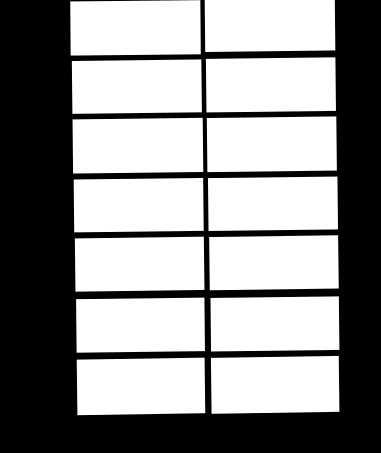
#> input picture Data/RoadLane.png, 381 x 453 px, given in place of parking_1920_1080_loop.mp4, which was not available
$ python main.py   (older library calls are emulated)
#> lines starting #> are read from the running program, lines starting #| are printed output that depends on the picture; after the words box and inside, x2 and y2 are one past the last pixel; in counts of white or black regions, pixels touching at a corner belong together; pictures that were not available may be replaced by others from this repository, and a replacement may not be noted
### utils.py
import cv2
import numpy as np
import pickle

from skimage.io import imread
from skimage.transform import resize

EMPTY = True
NOT_EMPTY = False

#load classifer model
clf = pickle.load(open('ParkingLotDetection/TrainClassifier/model.pkl', "rb"))
#> (reads TrainClassifierData/model.pkl from the repository)
#> further down, frame is the input picture: shape (453, 381, 3); min 0, max 255, mean 143.3

def slot_availability(slot_bgr):

    flat_data = []

    img_resized = resize(slot_bgr, (15,15,3 ))
    flat_data.append(img_resized.flatten())
    flat_data = np.array(flat_data)

    y_pred = clf.predict(flat_data)

    if y_pred == 0:
        return EMPTY
    else:
        return NOT_EMPTY

def get_parking_slot_bboxes(connected_components):

    (totalLabels, label_ids, values, centroid) = connected_components
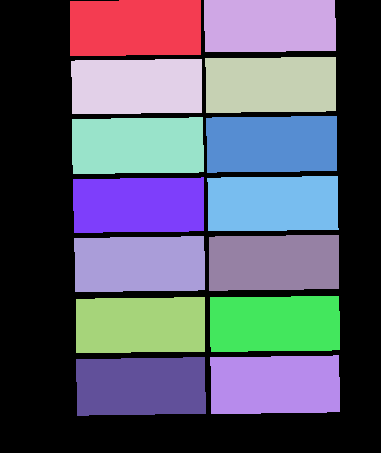
#> label_ids: shape (453, 381) int32; 15 distinct labels, from 0 to 14; one colour per label, 0 black
#> totalLabels = 15; values = 15 rows, first 6: [0, 0, 381, 453, 73221], [70, 0, 131, 56, 7212], [204, 0, 132, 52, 6775], [205, 57, 131, 56, 7109], [71, 59, 131, 55, 7019], [72, 117, 132, 57, 7237]; centroid = 15 rows, first 8: [169.7, 253.8], [135, 27.4], [269.2, 25.31], [270.4, 84.36], [136.4, 86.06], [137.4, 145.3], [271.3, 143.7], [138.2, 204.7]

    slots = []
    coef = 1

    for i in range(1, totalLabels):

        #extract the coordinates
        x1 = int(values[i, cv2.CC_STAT_LEFT]* coef)
        y1 = int(values[i, cv2.CC_STAT_TOP]* coef)
        w = int(values[i, cv2.CC_STAT_WIDTH]* coef)
        h = int(values[i, cv2.CC_STAT_HEIGHT]* coef)

        slots.append([x1, y1, w, h])
#> this loop made 14 passes
#> (x1, y1, w, h) on passes 1 to 12: (70, 0, 131, 56), (204, 0, 132, 52), (205, 57, 131, 56), (71, 59, 131, 55), (72, 117, 132, 57), (206, 116, 131, 57), (73, 177, 131, 56), (207, 176, 132, 55), (209, 235, 130, 56), (74, 236, 131, 56), (76, 297, 129, 56), (210, 296, 130, 56)
#> after the loop, slots = 14 items, first 6: [70, 0, 131, 56], [204, 0, 132, 52], [205, 57, 131, 56], [71, 59, 131, 55], [72, 117, 132, 57], [206, 116, 131, 57]


    return slots

def calc_diff(im1, im2):
    return np.abs(np.mean(im1) - np.mean(im2))

### main.py
import pickle
import os
import cv2
import matplotlib.pyplot as plt
import numpy as np

from skimage.io import imread
from skimage.transform import resize

from utils import get_parking_slot_bboxes, slot_availability, calc_diff

#paths
video_path = 'ParkingLotDetection/Data/parking_1920_1080_loop.mp4'
mask_path = 'ParkingLotDetection/Data/mask_1920_1080.png'
output_dir = 'ParkingLotDetection/Output'

#read frame
cap = cv2.VideoCapture(video_path)
ret, frame = cap.read()

#save output video
if not os.path.exists(output_dir):
    os.makedirs(output_dir)


output_video = cv2.VideoWriter(os.path.join(output_dir, 'output.avi'),
                                    cv2.VideoWriter_fourcc(*'XVID'),
                                    30,
                                    (frame.shape[1], frame.shape[0]))

mask = imread(mask_path)

#convert into a grayscale image
if len(mask.shape) == 3:
    mask = cv2.cvtColor(mask, cv2.COLOR_BGR2GRAY)

connected_components = cv2.connectedComponentsWithStats(mask, 4, cv2.CV_32S)

slots = get_parking_slot_bboxes(connected_components)

slot_status_all = [None for j in slots]
#> slot_status_all = 14 items
diffs = [None for j in slots]
#> diffs = 14 items

previous_frame = None

step = 30 #how often should we classify the parking lots
frame_num = 0

while True:

    ret, frame = cap.read()

    if frame_num % step ==  0 and previous_frame is not None:
        for slot_idx, slot in enumerate(slots):
            x1, y1, w, h = slot

            #crop the slots in the video
            slot_crop = frame[y1:y1+h, x1:x1+w, :]

            diffs[slot_idx] = calc_diff(slot_crop,previous_frame[y1:y1+h, x1:x1+w, :])

        # [8 lines of commented-out code are left out]
    if frame_num % step ==  0:

        if previous_frame is None:
            arr_ = range(len(slots))
        else:
            #from histogram, we detect outliers and set threshold as 0.4 to remove outliers
            arr_ = [j for j in np.argsort(diffs) if diffs[j] / np.amax(diffs)> 0.4]

        for slot_idx in arr_:

            slot = slots[slot_idx]
            x1, y1, w, h = slot

            #crop the slots in the video
            slot_crop = frame[y1:y1+h, x1:x1+w, :]
            slot_status = slot_availability(slot_crop)

            slot_status_all[slot_idx] = slot_status
#> this loop made 14 passes
#> pass 1, `slot_crop = frame[y1:y1+h, x1:x1+w, :]`:
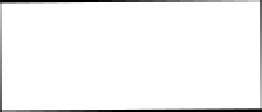
#> slot_crop: shape (56, 131, 3) (shown 2 times larger); min 0, max 255, mean 244.8
#> after the loop:
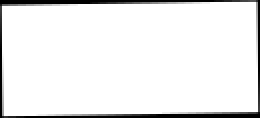
#> slot_crop: shape (59, 130, 3) (shown 2 times larger); min 0, max 255, mean 236.3
#> after the loop, slot_status_all = [False, False, False, False, False, False, False, False, False, False, False, False, False, False]

    if frame_num % step ==  0:
        previous_frame = frame.copy()

    #draw bounding boxes for parking lots
    for slot_idx, slot in enumerate(slots):

        slot_status = slot_status_all[slot_idx]
        x1, y1, w, h = slots[slot_idx]

        if slot_status:
            frame = cv2.rectangle(frame, (x1, y1), (x1+w, y1+h), (0, 255,0), 2)
        else:
            frame = cv2.rectangle(frame, (x1, y1), (x1+w, y1+h), (0, 0, 255), 2)
#> this loop made 14 passes
#> pass 1, `frame = cv2.rectangle(frame, (x1, y1), (x1+w, y1+h), (0, 0, 255), 2)`:
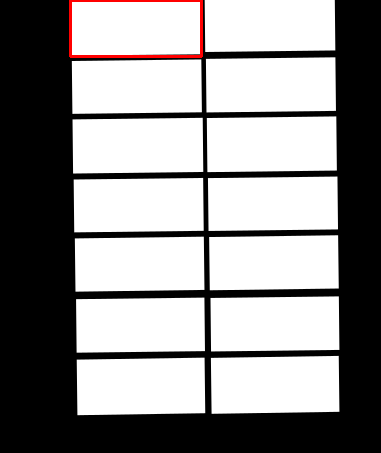
#> frame: shape (453, 381, 3); 0.57% of pixels changed, all inside (x1, y1, x2, y2) = (69, 0, 203, 58)
#> pass 3, `frame = cv2.rectangle(frame, (x1, y1), (x1+w, y1+h), (0, 0, 255), 2)`:
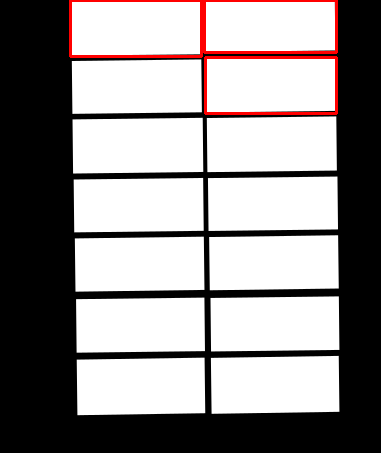
#> frame: shape (453, 381, 3); mean B, G, R 142, 142, 146.6
#> after the loop:
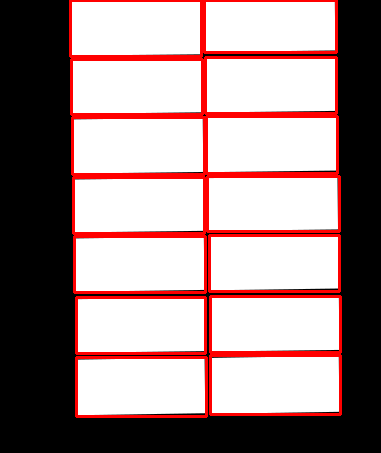
#> frame: shape (453, 381, 3); 7.1% of pixels changed, all inside (x1, y1, x2, y2) = (70, 58, 342, 418)

    #add a counter
    cv2.rectangle(frame, (80,20), (550, 80), (0,0,0), -1)
    cv2.putText(frame, "Available slots: {} / {}".format(str(sum(slot_status_all)), str(len(slot_status_all))), (100, 60),
                cv2.FONT_HERSHEY_SIMPLEX, 1, (255,255,255), 3)
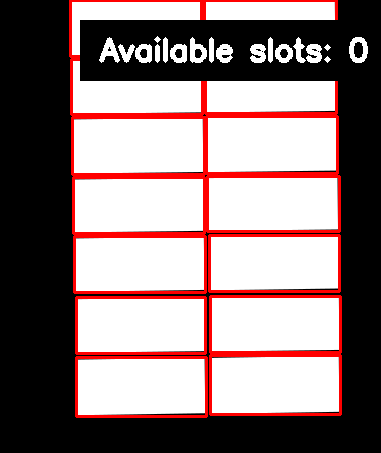
#> frame: shape (453, 381, 3); mean B, G, R 124, 124, 143.6

    cv2.namedWindow('frame', cv2.WINDOW_NORMAL)
    cv2.imshow('frame', frame)

    #save video
    output_video.write(frame)

    if cv2.waitKey(25) & 0xFF == ord('q'):
#> (key q is pressed here)
        break

    frame_num +=1


cap.release()
cv2.destroyAllWindows()
